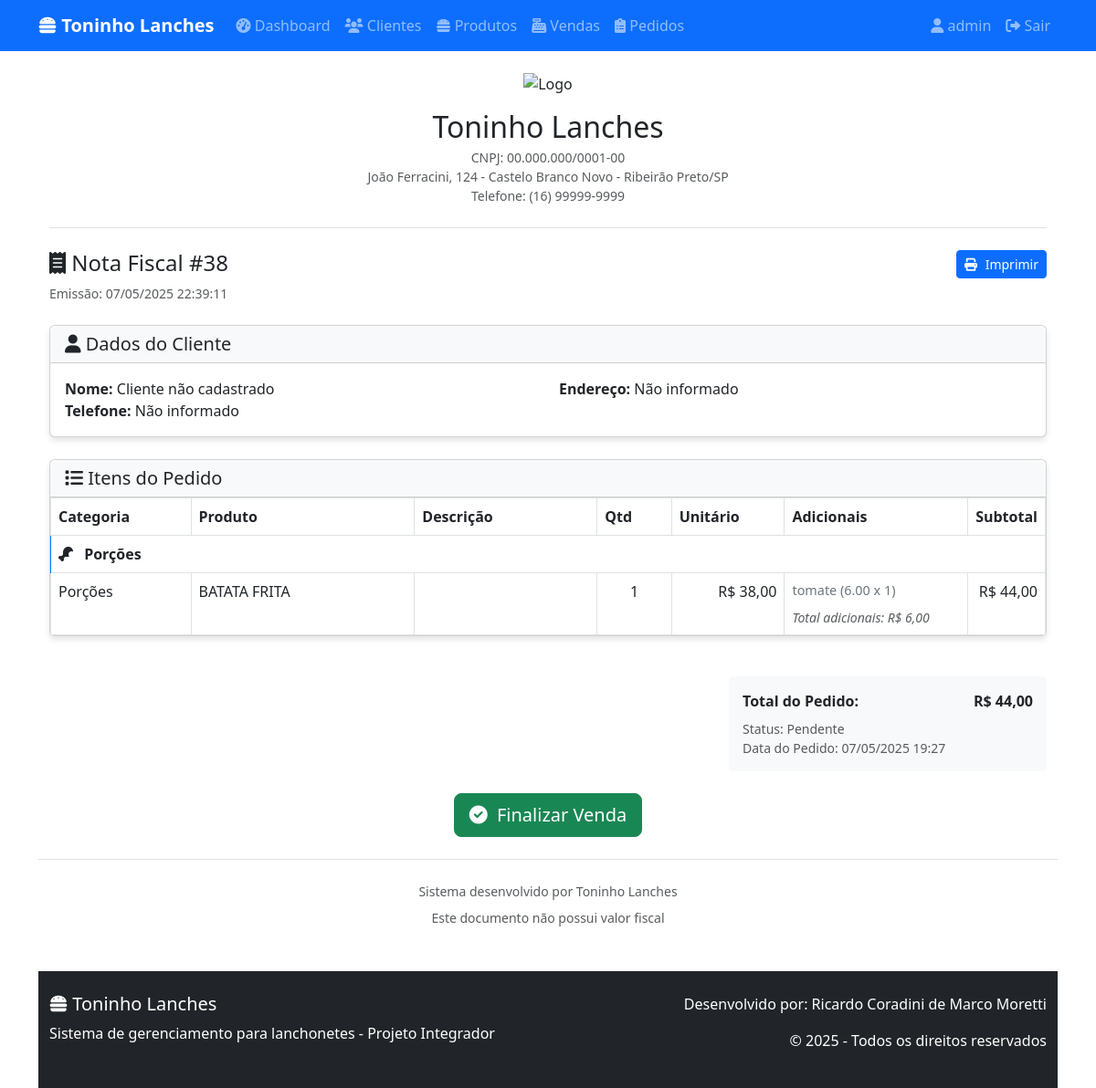
/lanchonete_senac/admin/nota_fiscal.php?id=38 (signed in), run on the app's committed database.
### tables this page shows
CREATE TABLE `tb_itens_pedido` (
  `id` int(11) NOT NULL,
  `pedido_id` int(11) DEFAULT NULL,
  `produto_id` int(11) DEFAULT NULL,
  `quantidade` int(11) DEFAULT 1,
  `preco_unitario` decimal(10,2) NOT NULL,
  `adicionais` text DEFAULT NULL
);

CREATE TABLE `tb_categorias` (
  `id` int(11) NOT NULL,
  `nome` varchar(50) NOT NULL,
  `icone` varchar(50) DEFAULT 'fa-utensils'
);

CREATE TABLE `tb_produtos` (
  `id` int(11) NOT NULL,
  `nome` varchar(100) NOT NULL,
  `descricao` text DEFAULT NULL,
  `preco` decimal(10,2) NOT NULL,
  `ativo` tinyint(1) DEFAULT 1,
  `categoria_id` int(11) NOT NULL DEFAULT 1
);

CREATE TABLE `tb_pedidos` (
  `id` int(11) NOT NULL,
  `cliente_id` int(11) DEFAULT NULL,
  `data_pedido` datetime DEFAULT current_timestamp(),
  `observacoes` text DEFAULT NULL,
  `status` enum('pendente','preparo','entregue','cancelado') DEFAULT 'pendente'
);

### lanchonete_senac/admin/nota_fiscal.php (the view, shortened to what this page needs)
<?php
include('../includes/conexao.php');
include('../includes/header.php');
$pedido_id = $_GET['id'] ?? 0;
$stmt_pedido = $conexao->prepare("
    SELECT
        p.*,
        COALESCE(c.nome, 'Cliente não cadastrado') AS cliente_nome,
        e.logradouro, e.numero, e.complemento,
        e.bairro, e.cidade, e.estado, e.cep,
        t.numero AS telefone
    FROM tb_pedidos p
    LEFT JOIN tb_clientes c ON p.cliente_id = c.id
    LEFT JOIN tb_enderecos e ON c.id = e.cliente_id
    LEFT JOIN tb_telefones t ON c.id = t.cliente_id
    WHERE p.id = ?
");
$stmt_pedido->bind_param("i", $pedido_id);
$stmt_pedido->bind_param("i", $pedido_id);
$stmt_pedido->execute();
$pedido = $stmt_pedido->get_result()->fetch_assoc();
$endereco_completo = 'Não informado';
$stmt_itens = $conexao->prepare("
    SELECT
        ip.id AS item_id,
        ip.quantidade,
        ip.preco_unitario AS preco_base,
        pr.nome AS produto_nome,
        pr.descricao,
        cat.nome AS categoria,
        cat.icone AS categoria_icone,
        COALESCE(
            GROUP_CONCAT(
                CONCAT(a.nome, ' (', a.preco, ' x ', ipa.quantidade, ')')
                SEPARATOR '; '
            ), 'Nenhum'
        ) AS adicionais,
        COALESCE(SUM(a.preco * ipa.quantidade), 0) AS total_adicionais,
        (ip.preco_unitario * ip.quantidade) + COALESCE(SUM(a.preco * ipa.quantidade), 0) AS subtotal
    FROM tb_itens_pedido ip
    LEFT JOIN tb_itens_pedido_adicionais ipa ON ip.id = ipa.item_pedido_id
    LEFT JOIN tb_adicionais a ON ipa.adicional_id = a.id
    JOIN tb_produtos pr ON ip.produto_id = pr.id
    JOIN tb_categorias cat ON pr.categoria_id = cat.id
    WHERE ip.pedido_id = ?
    GROUP BY ip.id
    ORDER BY cat.nome, pr.nome
");
$stmt_itens->bind_param("i", $pedido_id);
$stmt_itens->execute();
$itens = $stmt_itens->get_result();
$total_geral = 0;
?>
<!DOCTYPE html>
<html lang="pt-BR">
<head>
    <link href="https://cdn.jsdelivr.net/npm/bootstrap@5.3.0/dist/css/bootstrap.min.css" rel="stylesheet">
    <link rel="stylesheet" href="https://cdnjs.cloudflare.com/ajax/libs/font-awesome/6.0.0/css/all.min.css">
</head>
<body>
    <div class="container mt-4">
        <div class="text-center mb-4 border-bottom pb-4">
            <img src="../assets/imagens/file.enc" alt="Logo" style="height: 80px;" class="mb-3">
            <h2 class="mb-1">Toninho Lanches</h2>
            <div class="text-muted small">
                <div>CNPJ: 00.000.000/0001-00</div>
                <div>João Ferracini, 124 - Castelo Branco Novo - Ribeirão Preto/SP</div>
                <div>Telefone: (16) 99999-9999</div>
            </div>
        </div>
        <div class="d-flex justify-content-between mb-4">
            <div>
                <h4><i class="fas fa-receipt"></i> Nota Fiscal #<?= $pedido_id ?></h4>
                <div class="text-muted small">
                    Emissão: <?= date('d/m/Y H:i:s') ?>
                </div>
            </div>
            <button onclick="window.print()" class="btn btn-sm btn-primary no-print align-self-start">
                <i class="fas fa-print"></i> Imprimir
            </button>
        </div>
        <div class="card mb-4">
            <div class="card-header bg-light">
                <h5 class="mb-0"><i class="fas fa-user"></i> Dados do Cliente</h5>
            </div>
            <div class="card-body">
                <div class="row">
                    <div class="col-md-6">
                        <div><strong>Nome:</strong> <?= htmlspecialchars($pedido['cliente_nome'] ?? 'Não informado') ?></div>
                        <div><strong>Telefone:</strong> <?= htmlspecialchars($pedido['telefone'] ?? 'Não informado') ?></div>
                    </div>
                    <div class="col-md-6">
                        <div><strong>Endereço:</strong> <?= htmlspecialchars($endereco_completo) ?></div>
                    </div>
                </div>
            </div>
        </div>
        <div class="card mb-4">
            <div class="card-header bg-light">
                <h5 class="mb-0"><i class="fas fa-list"></i> Itens do Pedido</h5>
            </div>
            <div class="card-body p-0">
                <div class="table-responsive">
                    <table class="table table-bordered mb-0">
                        <thead class="thead-light">
                            <tr>
                                <th style="width: 15%">Categoria</th>
                                <th style="width: 25%">Produto</th>
                                <th style="width: 20%">Descrição</th>
                                <th style="width: 8%">Qtd</th>
                                <th style="width: 12%">Unitário</th>
                                <th style="width: 20%">Adicionais</th>
                                <th style="width: 10%">Subtotal</th>
                            </tr>
                        </thead>
                        <tbody>
                            <?php if ($itens->num_rows > 0): ?>
                                <?php
                                $categoria_atual = null;
                                while ($item = $itens->fetch_assoc()):
                                    $total_geral += $item['subtotal'];
                                    if ($item['categoria'] !== $categoria_atual) {
                                        echo '<tr class="categoria-header">
                                        <td colspan="7">
                                            <i class="fas ' . $item['categoria_icone'] . ' me-2"></i>
                                            ' . $item['categoria'] . '
                                        </td>
                                    </tr>';
                                        $categoria_atual = $item['categoria'];
                                    }
                                ?>
                                    <tr>
                                        <td><?= $item['categoria'] ?></td>
                                        <td><?= htmlspecialchars($item['produto_nome']) ?></td>
                                        <td><?= htmlspecialchars($item['descricao'] ?? '-') ?></td>
                                        <td class="text-center"><?= $item['quantidade'] ?></td>
                                        <td class="text-end">R$ <?= number_format($item['preco_base'], 2, ',', '.') ?></td>
                                        <td>
                                            <?php if ($item['adicionais'] !== 'Nenhum'): ?>
                                                <?php foreach (explode('; ', $item['adicionais']) as $adicional): ?>
                                                    <div class="adicional-item"><?= htmlspecialchars($adicional) ?></div>
                                                <?php endforeach; ?>
                                                <?php if ($item['total_adicionais'] > 0): ?>
                                                    <div class="text-muted small mt-2">
                                                        <em>Total adicionais: R$ <?= number_format($item['total_adicionais'], 2, ',', '.') ?></em>
                                                    </div>
                                                <?php endif; ?>
                                            <?php else: ?>
                                                -
                                            <?php endif; ?>
                                        </td>
                                        <td class="text-end">R$ <?= number_format($item['subtotal'], 2, ',', '.') ?></td>
                                    </tr>
                                <?php endwhile; ?>
                            <?php else: ?>
                                <tr>
                                    <td colspan="7" class="text-center py-4">Nenhum item encontrado neste pedido</td>
                                </tr>
                            <?php endif; ?>
                        </tbody>
                    </table>
                </div>
            </div>
        </div>
        <div class="row">
            <div class="col-md-8">
            </div>
            <div class="col-md-4">
                <div class="total-box">
                    <div class="d-flex justify-content-between mb-2">
                        <span class="fw-bold">Total do Pedido:</span>
                        <span class="fw-bold">R$ <?= number_format($total_geral, 2, ',', '.') ?></span>
                    </div>
                    <div class="text-muted small">
                        <div>Status: <?= ucfirst($pedido['status']) ?></div>
                        <div>Data do Pedido: <?= date('d/m/Y H:i', strtotime($pedido['data_pedido'])) ?></div>
                    </div>
                </div>
            </div>
            <div class="text-center mt-4 no-print">
                <form method="post" action="finalizar_venda.php">
                    <button type="submit" class="btn btn-success btn-lg">
                        <i class="fas fa-check-circle"></i> Finalizar Venda
                    </button>
                </form>
            </div>
            <div class="text-center mt-4 pt-4 border-top text-muted small">
                <div class="mb-2">Sistema desenvolvido por Toninho Lanches</div>
                <div>Este documento não possui valor fiscal</div>
            </div>
        </div>
</body>
</html>
<?php
include('../includes/footer.php');
?>

### lanchonete_senac/assets/css/estilo.css (style rules this page uses)
body { background-color: #f8f9fa; font-family: 'Segoe UI', Tahoma, Geneva, Verdana, sans-serif; }
.card { border-radius: 10px; box-shadow: 0 4px 6px rgba(0, 0, 0, 0.1); margin-bottom: 20px; }
.card-header { border-radius: 10px 10px 0 0 !important; }
.table th { background-color: #f1f1f1; }
.btn i { margin-right: 5px; }

### lanchonete_senac/admin/nota_fiscal.php (style rules this page uses)
.categoria-header { background-color: #f8f9fa; border-left: 4px solid #007bff; padding: 8px 15px; margin: 15px 0; font-weight: bold; }
.adicional-item { font-size: 0.9em; color: #6c757d; }
.total-box { background-color: #f8f9fa; border-radius: 5px; padding: 15px; margin-top: 20px; }

### data on the page
tb_itens_pedido: tb_categorias.nome "Porções", produto.nome "BATATA FRITA", quantidade "1", preco_unitario "38,00", adicional "tomate (6.00 x 1)", total_adicionais "6,00", subtotal "44,00"
tb_pedidos: status "Pendente", data_pedido "07/05/2025 19:27"

### other printed values
$_SESSION['admin_usuario'] "admin"
$pedido_id "38"
$pedido['cliente_nome'] "Cliente não cadastrado"
$pedido['telefone'] "Não informado"
$endereco_completo "Não informado"
$total_geral "44,00"
